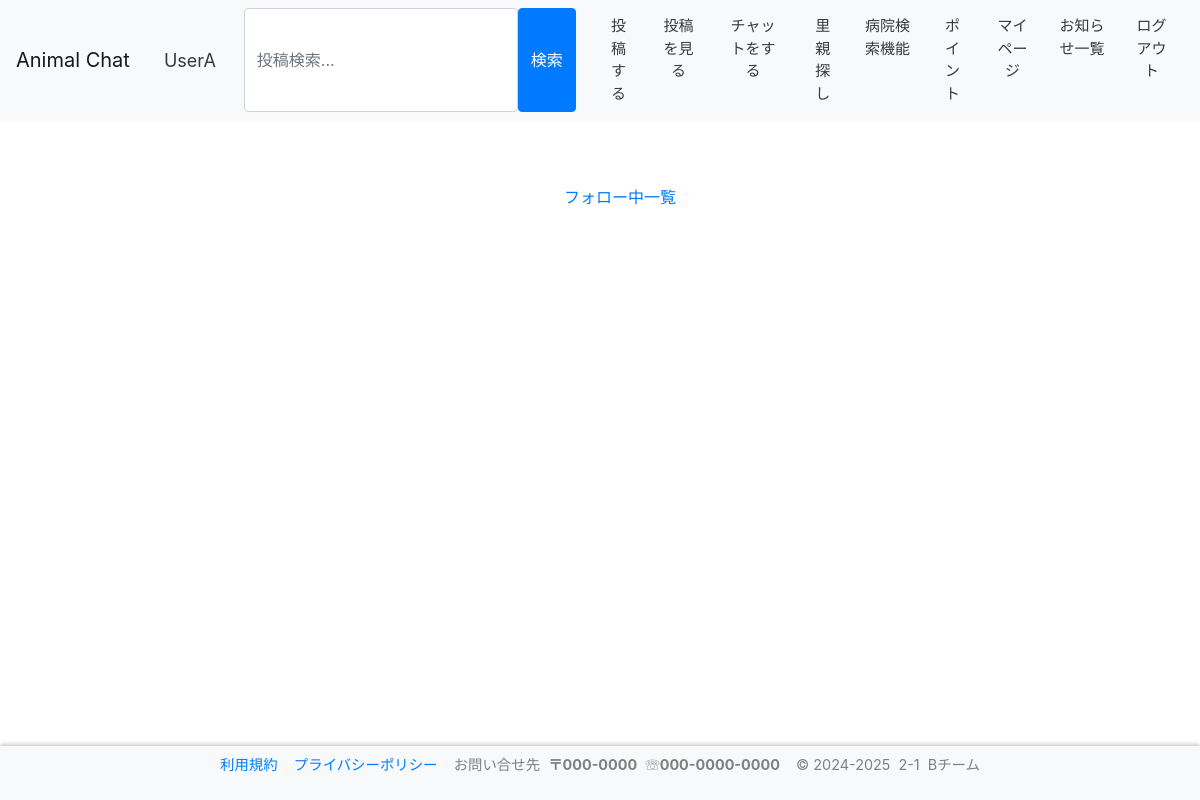
The app's page /contents/mypage/follower/ (signed in), older data.
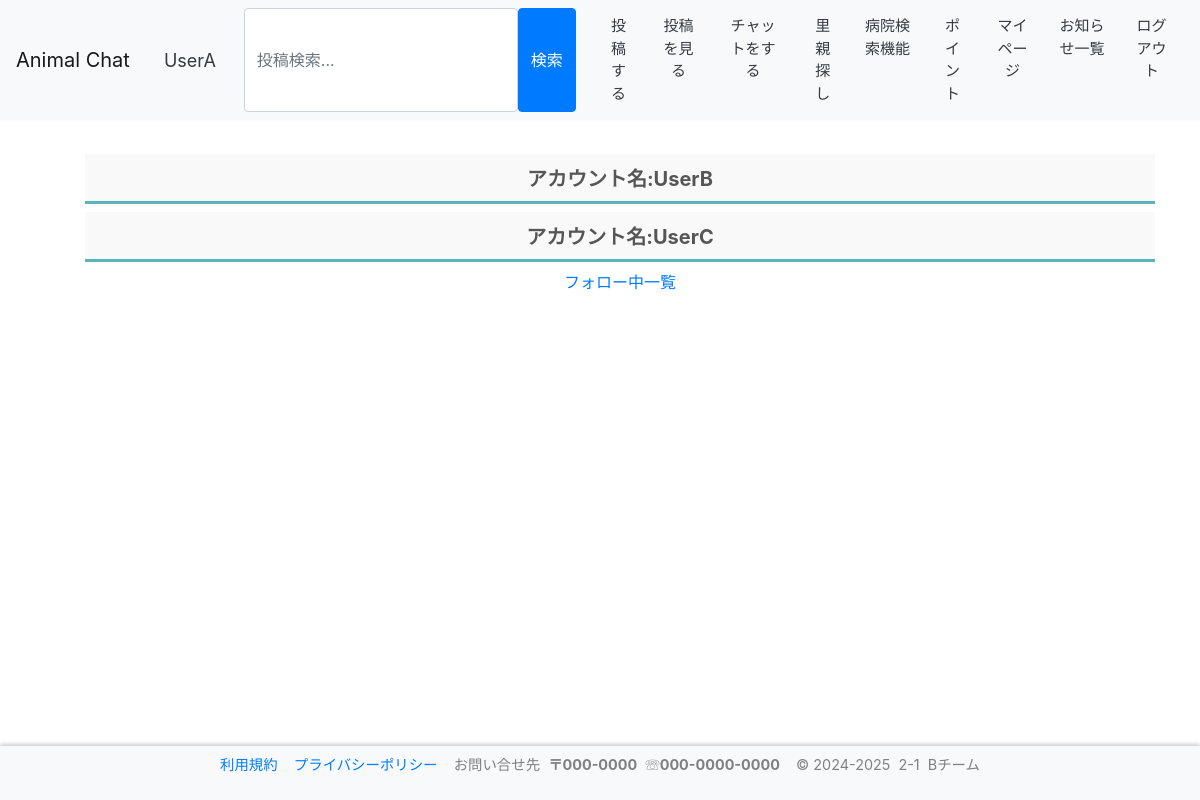
The same page, newer data.
### contents/models.py (models this page shows)
class FollowList(models.Model):
    id = models.AutoField(primary_key=True)
    follow = models.IntegerField(
        gettext_lazy("アカウントID"),
        null=False,
    )
    follow_name = models.CharField(
        gettext_lazy("アカウント名"),
        null=False,
        max_length=128,
        default='',
        blank=True,
    )
    follow_er = models.IntegerField(
        gettext_lazy("アカウントID"),
        null=False,
    )
    follow_er_name = models.CharField(
        gettext_lazy("アカウント名"),
        null=False,
        max_length=128,
        default='',
        blank=True,
    )

### contents/views.py (the view)
# urls.py: path('mypage/follower/',views.Follow_erView.as_view(), name='follow_er'),
class Follow_erView(ListView):
    template_name = "contents/follower_list.html"
    model = FollowList
    paginate_by = 10
    context_object_name = "erlist"
    def get_queryset(self):
        user = self.request.user
        queryset = FollowList.objects.filter(follow_er=user.id)
        return queryset

### accounts/models.py (called while the page is built)
    def __str__(self):
        return self.__unicode__()

    def __unicode__(self):
        return self.screen_name or self.email

### templates/contents/follower_list.html (shortened to what this page needs)
{% extends "base.html" %}
{% load static %}
{% block content %}
<br>
<ul>
    <h3 style="text-align:center;">フォロワー一覧</h3>
    <br>
    {% for data in erlist %}
    <label class="tab_item2" for="programming">アカウント名:{{ data.follow_name }}</label>
    <br>
    {% endfor %}
    <br>
    <a href="{% url 'contents:follow' %}" class="btn btn-link btn-block" target="_self">フォロー中一覧</a>
</ul>
{% endblock %}

Row changes from the older to the newer data that the page shows:
added FollowList: follow_name "UserB"
added FollowList: follow_name "UserC"
